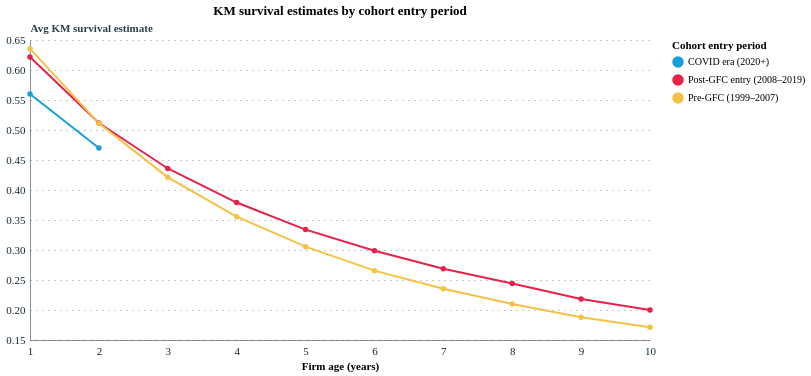

Notebook code for this chart:
### Code cell
# KM survival by cohort entry period
cohort_s = cohort[(cohort['age'] > 0) & (cohort['age'] <= 10)].copy()
cohort_s['period'] = cohort_s['cohort'].apply(
    lambda x: 'Pre-GFC (1999–2007)'  if x <= 2007 else
              'Post-GFC entry (2008–2019)' if x <= 2019 else
              'COVID era (2020+)')

avg_period = cohort_s.groupby(['period', 'age'])['kaplan_meier_rate'].mean().reset_index()

alt.Chart(avg_period).mark_line(point=True, strokeWidth=2).encode(
    x=alt.X('age:Q', title='Firm age (years)'),
    y=alt.Y('kaplan_meier_rate:Q', title='Avg KM survival estimate', scale=alt.Scale(zero=False)),
    color=alt.Color('period:N', legend=alt.Legend(title='Cohort entry period')),
    tooltip=['period:N', 'age:Q', alt.Tooltip('kaplan_meier_rate:Q', format='.2f')]
).properties(title='KM survival estimates by cohort entry period', width=620, height=300)

### Figure 1 — Vega-Lite specification as saved in the notebook (floating-point values rounded to 4 significant figures)
{"config": {"font": "Circular Std", "mark": {"line": {"interpolate": "linear"}}, "view": {"stroke": "transparent", "width": 400, "height": 300}, "range": {"category": ["#179fdb", "#e6224b", "#f4c245", "#122b39", "#eb5c2e", "#36b7b4"], "diverging": ["#E6224B", "#E54753", "#C9C9C9", "#179FDB", "#122B39"], "heatmap": ["#C9C9C9", "#179FDB", "#0063AF", "#122B39"], "ordinal": ["#00A767", "#36B7B4", "#179FDB", "#0063AF", "#243B5A"]}, "axisX": {"labelColor": "#122b39", "tickColor": "#122b39", "domainColor": "#122b39", "domainOpacity": 0.5, "gridOpacity": 0, "labelFont": "Circular Std", "labelAngle": 0, "labelAlign": "center", "labelFontSize": 11, "labelPadding": 5, "tickCount": 10, "tickSize": 0, "title": ""}, "axisY": {"labelColor": "#122b39", "labelFont": "Circular Std", "tickColor": "#122b39", "domainColor": "#122b39", "gridColor": "#122b39", "gridDash": [1, 5], "gridOpacity": 0.5, "labelPadding": 5, "labelFontSize": 11, "domainOpacity": 0.5, "tickSize": 0, "title": null, "titleAlign": "left", "titleAngle": 0, "titleBaseline": "bottom", "titleColor": "#122b39", "titleOpacity": 0.9, "titleX": 0, "titleY": -7}}, "data": {"name": "data-915a9cb59a80fae5ee653f2e63f31a70"}, "mark": {"type": "line", "point": true, "strokeWidth": 2}, "encoding": {"color": {"field": "period", "legend": {"title": "Cohort entry period"}, "type": "nominal"}, "tooltip": [{"field": "period", "type": "nominal"}, {"field": "age", "type": "quantitative"}, {"field": "kaplan_meier_rate", "format": ".2f", "type": "quantitative"}], "x": {"field": "age", "title": "Firm age (years)", "type": "quantitative"}, "y": {"field": "kaplan_meier_rate", "scale": {"zero": false}, "title": "Avg KM survival estimate", "type": "quantitative"}}, "height": 300, "title": "KM survival estimates by cohort entry period", "width": 620, "$schema": "https://vega.github.io/schema/vega-lite/v5.20.1.json", "datasets": {"data-915a9cb59a80fae5ee653f2e63f31a70": [{"period": "COVID era (2020+)", "age": 1, "kaplan_meier_rate": 0.56}, {"period": "COVID era (2020+)", "age": 2, "kaplan_meier_rate": 0.47}, {"period": "Post-GFC entry (2008–2019)", "age": 1, "kaplan_meier_rate": 0.6217}, {"period": "Post-GFC entry (2008–2019)", "age": 2, "kaplan_meier_rate": 0.5117}, {"period": "Post-GFC entry (2008–2019)", "age": 3, "kaplan_meier_rate": 0.4358}, {"period": "Post-GFC entry (2008–2019)", "age": 4, "kaplan_meier_rate": 0.3791}, {"period": "Post-GFC entry (2008–2019)", "age": 5, "kaplan_meier_rate": 0.334}, {"period": "Post-GFC entry (2008–2019)", "age": 6, "kaplan_meier_rate": 0.2989}, {"period": "Post-GFC entry (2008–2019)", "age": 7, "kaplan_meier_rate": 0.2687}, {"period": "Post-GFC entry (2008–2019)", "age": 8, "kaplan_meier_rate": 0.2443}, {"period": "Post-GFC entry (2008–2019)", "age": 9, "kaplan_meier_rate": 0.2183}, {"period": "Post-GFC entry (2008–2019)", "age": 10, "kaplan_meier_rate": 0.2}, {"period": "Pre-GFC (1999–2007)", "age": 1, "kaplan_meier_rate": 0.6356}, {"period": "Pre-GFC (1999–2007)", "age": 2, "kaplan_meier_rate": 0.5111}, {"period": "Pre-GFC (1999–2007)", "age": 3, "kaplan_meier_rate": 0.4211}, {"period": "Pre-GFC (1999–2007)", "age": 4, "kaplan_meier_rate": 0.3556}, {"period": "Pre-GFC (1999–2007)", "age": 5, "kaplan_meier_rate": 0.3056}, {"period": "Pre-GFC (1999–2007)", "age": 6, "kaplan_meier_rate": 0.2656}, {"period": "Pre-GFC (1999–2007)", "age": 7, "kaplan_meier_rate": 0.2356}, {"period": "Pre-GFC (1999–2007)", "age": 8, "kaplan_meier_rate": 0.21}, {"period": "Pre-GFC (1999–2007)", "age": 9, "kaplan_meier_rate": 0.1878}, {"period": "Pre-GFC (1999–2007)", "age": 10, "kaplan_meier_rate": 0.1711}]}}
